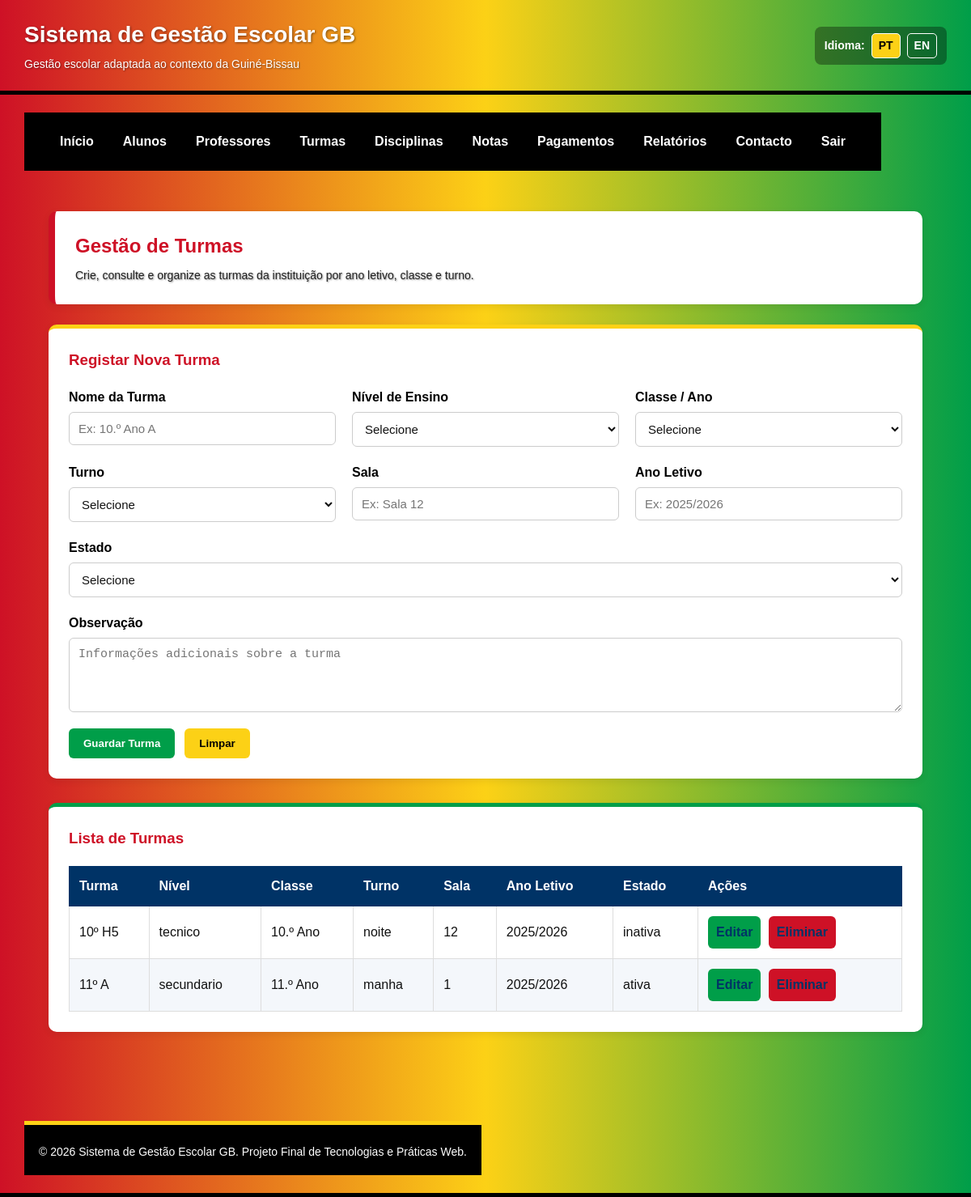
Screenshot of /turmas.php with the database file from the repository.
### tables this page shows
CREATE TABLE IF NOT EXISTS `turmas` (
  `id_turma` int NOT NULL AUTO_INCREMENT,
  `nome` varchar(50) NOT NULL,
  `nivel_ensino` enum('basico','secundario','tecnico') NOT NULL,
  `classe` varchar(30) NOT NULL,
  `turno` enum('manha','tarde','noite') NOT NULL,
  `sala` varchar(30) DEFAULT NULL,
  `ano_letivo` varchar(20) NOT NULL,
  `estado` enum('ativa','inativa') DEFAULT 'ativa',
  `observacao` text,
  `criado_em` datetime DEFAULT CURRENT_TIMESTAMP,
  PRIMARY KEY (`id_turma`)
);

### turmas.php (the view, shortened to what this page needs)
<?php
require_once 'config/conexao.php';
$resultado = mysqli_query($conn, "SELECT * FROM turmas ORDER BY id_turma DESC");
?>
<?php include 'includes/header.php'; ?>
<?php include 'includes/menu.php'; ?>
<main class="conteudo">
    <section class="cabecalho-pagina">
        <h2>Gestão de Turmas</h2>
        <p>Crie, consulte e organize as turmas da instituição por ano letivo, classe e turno.</p>
    </section>
    <section class="formulario-container">
        <h3>Registar Nova Turma</h3>
        <form class="formulario" method="post" action="turmas.php">
            <div class="campo">
                <label for="nome_turma">Nome da Turma</label>
                <input type="text" id="nome_turma" name="nome_turma" placeholder="Ex: 10.º Ano A" required maxlength="50">
            </div>
            <div class="campo">
                <label for="nivel_ensino">Nível de Ensino</label>
                <select id="nivel_ensino" name="nivel_ensino" required>
                    <option value="">Selecione</option>
                </select>
            </div>
            <div class="campo">
                <label for="classe">Classe / Ano</label>
                <select id="classe" name="classe" required>
                    <option value="">Selecione</option>
                </select>
            </div>
            <div class="campo">
                <label for="turno">Turno</label>
                <select id="turno" name="turno" required>
                    <option value="">Selecione</option>
                </select>
            </div>
            <div class="campo">
                <label for="sala">Sala</label>
                <input type="text" id="sala" name="sala" placeholder="Ex: Sala 12" maxlength="30">
            </div>
            <div class="campo">
                <label for="ano_letivo">Ano Letivo</label>
                <input type="text" id="ano_letivo" name="ano_letivo" placeholder="Ex: 2025/2026" required maxlength="20">
            </div>
            <div class="campo">
                <label for="estado_turma">Estado</label>
                <select id="estado_turma" name="estado_turma" required>
                    <option value="">Selecione</option>
                </select>
            </div>
            <div class="campo campo-largo">
                <label for="observacao_turma">Observação</label>
                <textarea id="observacao_turma" name="observacao_turma" rows="4" placeholder="Informações adicionais sobre a turma"></textarea>
            </div>
            <div class="botoes-formulario">
                <button type="submit" class="botao">Guardar Turma</button>
                <button type="reset" class="botao-secundario">Limpar</button>
            </div>
        </form>
    </section>
    <section class="tabela-container">
        <h3>Lista de Turmas</h3>
        <table class="tabela">
            <thead>
                <tr>
                    <th>Turma</th>
                    <th>Nível</th>
                    <th>Classe</th>
                    <th>Turno</th>
                    <th>Sala</th>
                    <th>Ano Letivo</th>
                    <th>Estado</th>
                    <th>Ações</th>
                </tr>
            </thead>
            <tbody>
                <?php while ($turma = mysqli_fetch_assoc($resultado)) { ?>
                    <tr>
                        <td><?php echo htmlspecialchars($turma["nome"]); ?></td>
                        <td><?php echo htmlspecialchars($turma["nivel_ensino"]); ?></td>
                        <td><?php echo htmlspecialchars($turma["classe"]); ?></td>
                        <td><?php echo htmlspecialchars($turma["turno"]); ?></td>
                        <td><?php echo htmlspecialchars($turma["sala"]); ?></td>
                        <td><?php echo htmlspecialchars($turma["ano_letivo"]); ?></td>
                        <td><?php echo htmlspecialchars($turma["estado"]); ?></td>
                        <td>
                            <a class="acao editar" href="editar_turma.php?id=<?php echo $turma['id_turma']; ?>">
                                Editar
                            </a>
                            <a
                                class="acao eliminar"
                                href="turmas.php?acao=eliminar&id=<?php echo $turma['id_turma']; ?>"
                                onclick="return confirm('Tem a certeza que deseja eliminar esta turma?');">
                                Eliminar
                            </a>
                        </td>
                    </tr>
                <?php } ?>
            </tbody>
        </table>
    </section>
</main>
<?php include 'includes/footer.php'; ?>

### css/style.css (style rules this page uses)
:root { --gb-vermelho: #CE1126; --gb-amarelo: #FCD116; --gb-verde: #009E49; --gb-preto: #000000; --gb-azul: #003366; --gb-branco: #ffffff; --gb-cinza-fundo: #f4f6f8; --gb-cinza-texto: #222222; --gb-cinza-borda: #dddddd; }
* { margin: 0; padding: 0; box-sizing: border-box; }
html, body { font-family: Arial, Helvetica, sans-serif; background-color: var(--gb-cinza-fundo); color: var(--gb-cinza-texto); line-height: 1.5; }
.topo p { font-size: 14px; margin-top: 5px; color: var(--gb-branco); text-shadow: 1px 1px 2px rgba(0,0,0,0.45); }
.conteudo { padding: 30px; }
.cabecalho-pagina { background-color: var(--gb-branco); padding: 25px; border-radius: 10px; margin-bottom: 25px; box-shadow: 0 3px 10px rgba(0,0,0,0.08); border-left: 8px solid var(--gb-vermelho); }
.cabecalho-pagina h2 { color: var(--gb-vermelho); margin-bottom: 8px; }
.cabecalho-pagina p { color: var(--gb-cinza-texto); }
.formulario-container, .tabela-container, .info-contacto { background-color: var(--gb-branco); padding: 25px; border-radius: 10px; margin-bottom: 30px; box-shadow: 0 3px 10px rgba(0,0,0,0.08); }
.formulario-container { border-top: 5px solid var(--gb-amarelo); }
.tabela-container { border-top: 5px solid var(--gb-verde); }
.formulario-container h3, .tabela-container h3, .info-contacto h3 { color: var(--gb-vermelho); margin-bottom: 20px; }
.formulario { display: flex; flex-wrap: wrap; gap: 20px; }
.campo { flex: 1 1 250px; display: flex; flex-direction: column; }
.campo-largo { flex: 1 1 100%; }
.campo label { font-weight: bold; margin-bottom: 6px; color: var(--gb-preto); }
.campo input, .campo select, .campo textarea { padding: 11px; border: 1px solid #cccccc; border-radius: 6px; font-size: 15px; background-color: var(--gb-branco); color: #111111; }
.botoes-formulario { flex: 1 1 100%; display: flex; gap: 12px; flex-wrap: wrap; }
.botao, .botao-secundario, .acao { display: inline-block; padding: 11px 18px; border-radius: 6px; border: none; cursor: pointer; font-weight: bold; text-decoration: none; transition: 0.3s; }
.botao { background-color: var(--gb-verde); color: var(--gb-branco); }
.botao-secundario { background-color: var(--gb-amarelo); color: var(--gb-preto); }
.acao { padding: 8px 10px; margin-right: 5px; color: var(--gb-branco); }
.editar { background-color: var(--gb-verde); }
.eliminar { background-color: var(--gb-vermelho); }
.tabela a.acao { text-decoration: none; }
.tabela { width: 100%; border-collapse: collapse; background-color: var(--gb-branco); }
.tabela th { background-color: var(--gb-azul); color: var(--gb-branco) !important; -webkit-text-fill-color: var(--gb-branco) !important; padding: 12px; border: 1px solid var(--gb-azul); text-align: left; }
.tabela td { background-color: var(--gb-branco); color: #111111 !important; -webkit-text-fill-color: #111111 !important; padding: 12px; border: 1px solid var(--gb-cinza-borda); text-align: left; opacity: 1 !important; }
.tabela tbody tr:nth-child(even) td { background-color: #f4f7fb; color: #111111 !important; -webkit-text-fill-color: #111111 !important; }
.tabela tbody tr:nth-child(odd) td { background-color: var(--gb-branco); color: #111111 !important; -webkit-text-fill-color: #111111 !important; }
.tabela a { color: var(--gb-azul); -webkit-text-fill-color: var(--gb-azul); }

### rows the page displays
turmas: nome "10º H5", nivel_ensino "tecnico", classe "10.º Ano", turno "noite", sala "12", ano_letivo "2025/2026", estado "inativa"
turmas: nome "11º A", nivel_ensino "secundario", classe "11.º Ano", turno "manha", sala "1", ano_letivo "2025/2026", estado "ativa"

### other values shown
t("nome_sistema") "Sistema de Gestão Escolar GB"
t("subtitulo_sistema") "Gestão escolar adaptada ao contexto da Guiné-Bissau"
t("idioma") "Idioma"
t("menu_inicio") "Início"
t("menu_alunos") "Alunos"
t("menu_professores") "Professores"
t("menu_turmas") "Turmas"
t("menu_disciplinas") "Disciplinas"
t("menu_notas") "Notas"
t("menu_pagamentos") "Pagamentos"
t("menu_relatorios") "Relatórios"
t("menu_contacto") "Contacto"
